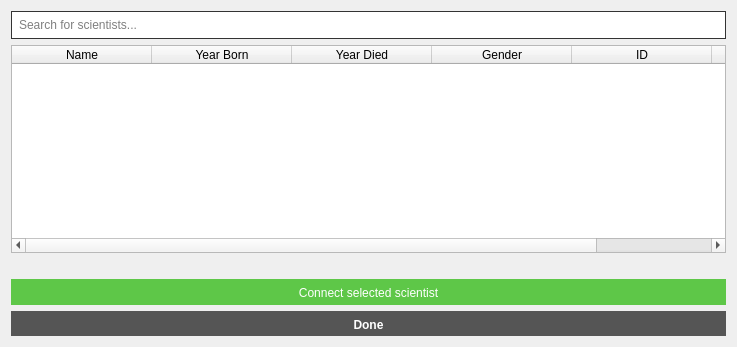
<?xml version="1.0" encoding="UTF-8"?>
<ui version="4.0">
 <class>addConToComp</class>
 <widget class="QDialog" name="addConToComp">
  <property name="geometry">
   <rect>
    <x>0</x>
    <y>0</y>
    <width>737</width>
    <height>347</height>
   </rect>
  </property>
  <property name="windowTitle">
   <string>Add Connection</string>
  </property>
  <layout class="QVBoxLayout" name="verticalLayout">
   <item>
    <widget class="QLineEdit" name="input_concomp_search">
     <property name="minimumSize">
      <size>
       <width>0</width>
       <height>0</height>
      </size>
     </property>
     <property name="styleSheet">
      <string notr="true">border: 1px solid #333;
padding: 5px;</string>
     </property>
     <property name="placeholderText">
      <string>Search for scientists...</string>
     </property>
    </widget>
   </item>
   <item>
    <widget class="QTableWidget" name="table_concomp_connections">
     <property name="editTriggers">
      <set>QAbstractItemView::NoEditTriggers</set>
     </property>
     <property name="selectionBehavior">
      <enum>QAbstractItemView::SelectRows</enum>
     </property>
     <property name="sortingEnabled">
      <bool>true</bool>
     </property>
     <attribute name="horizontalHeaderDefaultSectionSize">
      <number>140</number>
     </attribute>
     <attribute name="horizontalHeaderShowSortIndicator" stdset="0">
      <bool>true</bool>
     </attribute>
     <attribute name="horizontalHeaderStretchLastSection">
      <bool>true</bool>
     </attribute>
     <column>
      <property name="text">
       <string>Name</string>
      </property>
     </column>
     <column>
      <property name="text">
       <string>Year Born</string>
      </property>
     </column>
     <column>
      <property name="text">
       <string>Year Died</string>
      </property>
     </column>
     <column>
      <property name="text">
       <string>Gender</string>
      </property>
     </column>
     <column>
      <property name="text">
       <string>ID</string>
      </property>
     </column>
     <column>
      <property name="text">
       <string/>
      </property>
     </column>
    </widget>
   </item>
   <item>
    <widget class="QLabel" name="label_concomp_status">
     <property name="font">
      <font>
       <family>Helvetica</family>
       <weight>75</weight>
       <bold>true</bold>
      </font>
     </property>
     <property name="text">
      <string/>
     </property>
     <property name="alignment">
      <set>Qt::AlignCenter</set>
     </property>
    </widget>
   </item>
   <item>
    <widget class="QPushButton" name="button_concomp_connect">
     <property name="enabled">
      <bool>false</bool>
     </property>
     <property name="cursor">
      <cursorShape>PointingHandCursor</cursorShape>
     </property>
     <property name="styleSheet">
      <string notr="true">border: 0px solid #333;
padding: 7px 0 5px 0;
background-color: #5EC748;
color: #fff;
font: 13pt &quot;Helvetica&quot;;</string>
     </property>
     <property name="text">
      <string>Connect selected scientist</string>
     </property>
    </widget>
   </item>
   <item>
    <widget class="QPushButton" name="button_concomp_done">
     <property name="cursor">
      <cursorShape>PointingHandCursor</cursorShape>
     </property>
     <property name="styleSheet">
      <string notr="true">border: 0px solid #333;
padding: 7px 0 4px 0;
background-color: #555;
color: #fff;
font-weight: bold;
font: 25 13pt &quot;Helvetica&quot;;</string>
     </property>
     <property name="text">
      <string>Done</string>
     </property>
    </widget>
   </item>
  </layout>
 </widget>
 <resources/>
 <connections/>
</ui>
